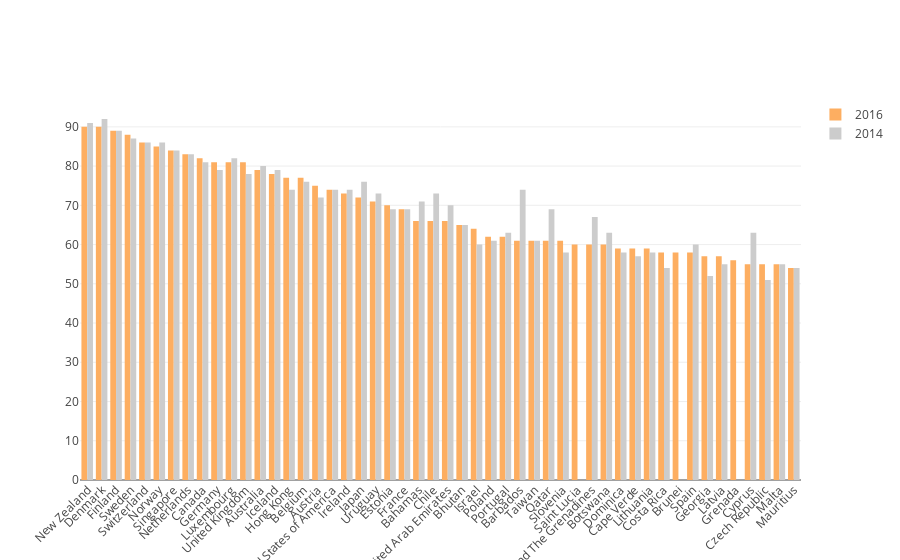

Notebook cell for this chart:
### Code cell
import plotly 

plotly.offline.init_notebook_mode(connected=True)

CPI15 = df7.head(50)['CPI 2015 Score']
CPI16 = df7.head(50)['CPI 2016 Score']
CPI14 = df7.head(50)['CPI 2014 Score']
x = df7.head()['Country']


plotly.offline.init_notebook_mode(connected=True)


trace0 = go.Bar(
    x= df7.head(50)['Country'],
    y=CPI16,
    name='2016',
    marker=dict(
        color='rgb(253,174,97)'
    )
)
trace1 = go.Bar(
    x=df7.head(50)['Country'],
    y=CPI14,
    name='2014',
    marker=dict(
        color='rgb(204,204,204)',
    )
)

data = [trace0, trace1]
layout = go.Layout(
    xaxis=dict(tickangle=-45),
    barmode='group',
)

fig = go.Figure(data=data, layout=layout)
plotly.offline.iplot(fig, filename='angled-text-bar')

### Figure 1 — Plotly figure (JSON) as saved in the notebook; plotly's stock layout.template omitted (floating-point values rounded to 4 significant figures)
{"data": [{"marker": {"color": "rgb(253,174,97)"}, "name": "2016", "type": "bar", "uid": "d726da5c-95d2-11e8-9acf-7e00a8b9af01", "x": ["New Zealand", "Denmark", "Finland", "Sweden", "Switzerland", "Norway", "Singapore", "Netherlands", "Canada", "Germany", "Luxembourg", "United Kingdom", "Australia", "Iceland", "Hong Kong", "Belgium", "Austria", "The United States of America", "Ireland", "Japan", "Uruguay", "Estonia", "France", "Bahamas", "Chile", "United Arab Emirates", "Bhutan", "Israel", "Poland", "Portugal", "Barbados", "Taiwan", "Qatar", "Slovenia", "Saint Lucia", "Saint Vincent and The Grenadines", "Botswana", "Dominica", "Cape Verde", "Lithuania", "Costa Rica", "Brunei", "Spain", "Georgia", "Latvia", "Grenada", "Cyprus", "Czech Republic", "Malta", "Mauritius"], "y": [90, 90, 89, 88, 86, 85, 84, 83, 82, 81, 81, 81, 79, 78, 77, 77, 75, 74, 73, 72, 71, 70, 69, 66, 66, 66, 65, 64, 62, 62, 61, 61, 61, 61, 60, 60, 60, 59, 59, 59, 58, 58, 58, 57, 57, 56, 55, 55, 55, 54]}, {"marker": {"color": "rgb(204,204,204)"}, "name": "2014", "type": "bar", "uid": "d726e068-95d2-11e8-b19f-7e00a8b9af01", "x": ["New Zealand", "Denmark", "Finland", "Sweden", "Switzerland", "Norway", "Singapore", "Netherlands", "Canada", "Germany", "Luxembourg", "United Kingdom", "Australia", "Iceland", "Hong Kong", "Belgium", "Austria", "The United States of America", "Ireland", "Japan", "Uruguay", "Estonia", "France", "Bahamas", "Chile", "United Arab Emirates", "Bhutan", "Israel", "Poland", "Portugal", "Barbados", "Taiwan", "Qatar", "Slovenia", "Saint Lucia", "Saint Vincent and The Grenadines", "Botswana", "Dominica", "Cape Verde", "Lithuania", "Costa Rica", "Brunei", "Spain", "Georgia", "Latvia", "Grenada", "Cyprus", "Czech Republic", "Malta", "Mauritius"], "y": [91, 92, 89, 87, 86, 86, 84, 83, 81, 79, 82, 78, 80, 79, 74, 76, 72, 74, 74, 76, 73, 69, 69, 71, 73, 70, 65, 60, 61, 63, 74, 61, 69, 58, null, 67, 63, 58, 57, 58, 54, null, 60, 52, 55, null, 63, 51, 55, 54]}], "layout": {"barmode": "group", "xaxis": {"tickangle": -45}}}
